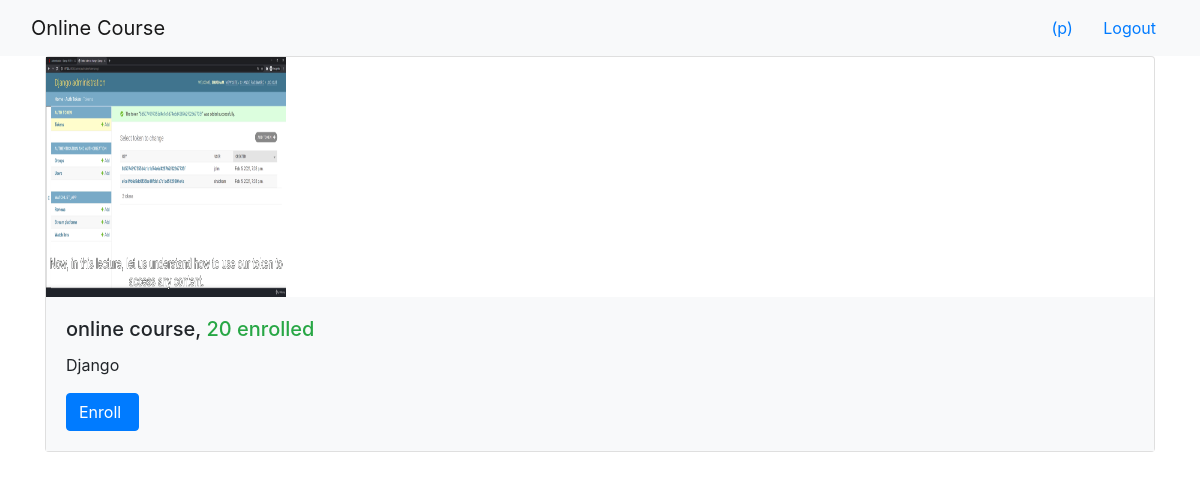
The app's page /onlinecourse/ (signed in) with its own data.
### onlinecourse/models.py (models this page shows, shortened)
class Course(models.Model):
    name = models.CharField(null=False, max_length=30, default='online course')
    image = models.ImageField(upload_to='course_images/')
    description = models.CharField(max_length=1000)
    pub_date = models.DateField(null=True)
    instructors = models.ManyToManyField(Instructor)
    users = models.ManyToManyField(settings.AUTH_USER_MODEL, through='Enrollment')
    total_enrollment = models.IntegerField(default=0)
    is_enrolled = False

### onlinecourse/views.py (the view)
class CourseListView(generic.ListView):
    template_name = 'onlinecourse/course_list_bootstrap.html'
    context_object_name = 'course_list'
    def get_queryset(self):
        user = self.request.user
        courses = Course.objects.order_by('-total_enrollment')[:10]
        for course in courses:
            if user.is_authenticated:
                course.is_enrolled = check_if_enrolled(user, course)
        return courses

### onlinecourse/views.py (called while the page is built)
def check_if_enrolled(user, course):
    is_enrolled = False
    if user.id is not None:
        num_results = Enrollment.objects.filter(user=user, course=course).count()
        if num_results > 0:
            is_enrolled = True
    return is_enrolled

### onlinecourse/templates/onlinecourse/course_list_bootstrap.html (shortened to what this page needs)
<!DOCTYPE html>
<html lang="en">
<head>
    {% load static %}
    <link rel="stylesheet" href="https://maxcdn.bootstrapcdn.com/bootstrap/4.5.2/css/bootstrap.min.css">
</head>
<body>
    <nav class="navbar navbar-light bg-light">
        <div class="container-fluid">
            <div class="navbar-header">
                  <a class="navbar-brand" href="#">Online Course</a>
            </div>
            <ul class="nav navbar-nav navbar-right">
                {% if user.is_authenticated %}
                <li>
                    <a class="btn btn-link" href="#">{{ user.first_name }}({{ user.username }})</a>
                    <a class="btn btn-link" href="{% url 'onlinecourse:logout' %}">Logout</a>
                </li>
                {% endif %}
            </ul>
        </div>
    </nav>
    {% if course_list %}
        <div class="container">
            <div class="card-deck">
                {% for course in course_list %}
                         <div class="card" style="width: 36rem;">
                          <img class="card-img-left" src="{{MEDIA_URL}}/{{ course.image }}" width="240px" height="240px"
                               alt="Course image">
                          <div class="card-body bg-light">
                              <h5 class="card-title">{{ course.name }}, <span class="text-success">
                                  {{ course.total_enrollment}} enrolled</span></h5>
                            <p class="card-text">{{ course.description}}</p>
                            <form action="{% url 'onlinecourse:enroll' course.id %}" method="post">
                                  <input class="btn btn-primary"  type="submit"
                                         value="{% if course.is_enrolled %}Enter{% else %}Enroll{% endif %} ">
                            </form>
                          </div>
                        </div>
                {% endfor %}
            </div>
        </div>
    {% else %}
        <p>No courses are available.</p>
    {% endif %}
</body>
</html>

### records on screen
Course: image (picture), name "online course", total_enrollment "20", description "Django", is_enrolled "Enroll"

### other values on screen
{{ user.username }} "p"
